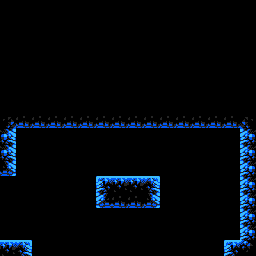

Rendered tile map (Tiled .tmx) drawn with the repository's tilesets; below, a short description and the full map source, tile grids included:
An orthogonal 16x16 tile map with 16x16 px tiles, 1 tile layer (main), 2 tilesets and 2 objects (l_0, b_0).

<map version="1.0" orientation="orthogonal" renderorder="right-down" width="16" height="16" tilewidth="16" tileheight="16" nextobjectid="4">
 <properties>
  <property name="isStart" type="bool" value="true" />
 </properties>
 <tileset firstgid="1" source="corpus.tsx" />
 <tileset firstgid="12097" source="../connectors.tsx" />
 <layer name="main" width="16" height="16">
  <data>
   <tile gid="0" />
   <tile gid="0" />
   <tile gid="0" />
   <tile gid="0" />
   <tile gid="0" />
   <tile gid="0" />
   <tile gid="0" />
   <tile gid="0" />
   <tile gid="0" />
   <tile gid="0" />
   <tile gid="0" />
   <tile gid="0" />
   <tile gid="0" />
   <tile gid="0" />
   <tile gid="0" />
   <tile gid="0" />
   <tile gid="0" />
   <tile gid="0" />
   <tile gid="0" />
   <tile gid="0" />
   <tile gid="0" />
   <tile gid="0" />
   <tile gid="0" />
   <tile gid="0" />
   <tile gid="0" />
   <tile gid="0" />
   <tile gid="0" />
   <tile gid="0" />
   <tile gid="0" />
   <tile gid="0" />
   <tile gid="0" />
   <tile gid="0" />
   <tile gid="0" />
   <tile gid="0" />
   <tile gid="0" />
   <tile gid="0" />
   <tile gid="0" />
   <tile gid="0" />
   <tile gid="0" />
   <tile gid="0" />
   <tile gid="0" />
   <tile gid="0" />
   <tile gid="0" />
   <tile gid="0" />
   <tile gid="0" />
   <tile gid="0" />
   <tile gid="0" />
   <tile gid="0" />
   <tile gid="0" />
   <tile gid="0" />
   <tile gid="0" />
   <tile gid="0" />
   <tile gid="0" />
   <tile gid="0" />
   <tile gid="0" />
   <tile gid="0" />
   <tile gid="0" />
   <tile gid="0" />
   <tile gid="0" />
   <tile gid="0" />
   <tile gid="0" />
   <tile gid="0" />
   <tile gid="0" />
   <tile gid="0" />
   <tile gid="0" />
   <tile gid="0" />
   <tile gid="0" />
   <tile gid="0" />
   <tile gid="0" />
   <tile gid="0" />
   <tile gid="0" />
   <tile gid="0" />
   <tile gid="0" />
   <tile gid="0" />
   <tile gid="0" />
   <tile gid="0" />
   <tile gid="0" />
   <tile gid="0" />
   <tile gid="0" />
   <tile gid="0" />
   <tile gid="0" />
   <tile gid="0" />
   <tile gid="0" />
   <tile gid="0" />
   <tile gid="0" />
   <tile gid="0" />
   <tile gid="0" />
   <tile gid="0" />
   <tile gid="0" />
   <tile gid="0" />
   <tile gid="0" />
   <tile gid="0" />
   <tile gid="0" />
   <tile gid="0" />
   <tile gid="0" />
   <tile gid="0" />
   <tile gid="0" />
   <tile gid="0" />
   <tile gid="0" />
   <tile gid="0" />
   <tile gid="0" />
   <tile gid="0" />
   <tile gid="0" />
   <tile gid="0" />
   <tile gid="0" />
   <tile gid="0" />
   <tile gid="0" />
   <tile gid="0" />
   <tile gid="0" />
   <tile gid="0" />
   <tile gid="0" />
   <tile gid="0" />
   <tile gid="4036" />
   <tile gid="4226" />
   <tile gid="4226" />
   <tile gid="4226" />
   <tile gid="4226" />
   <tile gid="4226" />
   <tile gid="4226" />
   <tile gid="4226" />
   <tile gid="4226" />
   <tile gid="4226" />
   <tile gid="4226" />
   <tile gid="4226" />
   <tile gid="4226" />
   <tile gid="4226" />
   <tile gid="4226" />
   <tile gid="4037" />
   <tile gid="4131" />
   <tile gid="0" />
   <tile gid="0" />
   <tile gid="0" />
   <tile gid="0" />
   <tile gid="0" />
   <tile gid="0" />
   <tile gid="0" />
   <tile gid="0" />
   <tile gid="0" />
   <tile gid="0" />
   <tile gid="0" />
   <tile gid="0" />
   <tile gid="0" />
   <tile gid="0" />
   <tile gid="4129" />
   <tile gid="4131" />
   <tile gid="0" />
   <tile gid="0" />
   <tile gid="0" />
   <tile gid="0" />
   <tile gid="0" />
   <tile gid="0" />
   <tile gid="0" />
   <tile gid="0" />
   <tile gid="0" />
   <tile gid="0" />
   <tile gid="0" />
   <tile gid="0" />
   <tile gid="0" />
   <tile gid="0" />
   <tile gid="4129" />
   <tile gid="4227" />
   <tile gid="0" />
   <tile gid="0" />
   <tile gid="0" />
   <tile gid="0" />
   <tile gid="0" />
   <tile gid="0" />
   <tile gid="0" />
   <tile gid="0" />
   <tile gid="0" />
   <tile gid="0" />
   <tile gid="0" />
   <tile gid="0" />
   <tile gid="0" />
   <tile gid="0" />
   <tile gid="4129" />
   <tile gid="0" />
   <tile gid="0" />
   <tile gid="0" />
   <tile gid="0" />
   <tile gid="0" />
   <tile gid="0" />
   <tile gid="4033" />
   <tile gid="4034" />
   <tile gid="4034" />
   <tile gid="4035" />
   <tile gid="0" />
   <tile gid="0" />
   <tile gid="0" />
   <tile gid="0" />
   <tile gid="0" />
   <tile gid="4129" />
   <tile gid="0" />
   <tile gid="0" />
   <tile gid="0" />
   <tile gid="0" />
   <tile gid="0" />
   <tile gid="0" />
   <tile gid="4225" />
   <tile gid="4226" />
   <tile gid="4226" />
   <tile gid="4227" />
   <tile gid="0" />
   <tile gid="0" />
   <tile gid="0" />
   <tile gid="0" />
   <tile gid="0" />
   <tile gid="4129" />
   <tile gid="0" />
   <tile gid="0" />
   <tile gid="0" />
   <tile gid="0" />
   <tile gid="0" />
   <tile gid="0" />
   <tile gid="0" />
   <tile gid="0" />
   <tile gid="0" />
   <tile gid="0" />
   <tile gid="0" />
   <tile gid="0" />
   <tile gid="0" />
   <tile gid="0" />
   <tile gid="0" />
   <tile gid="4129" />
   <tile gid="0" />
   <tile gid="0" />
   <tile gid="0" />
   <tile gid="0" />
   <tile gid="0" />
   <tile gid="0" />
   <tile gid="0" />
   <tile gid="0" />
   <tile gid="0" />
   <tile gid="0" />
   <tile gid="0" />
   <tile gid="0" />
   <tile gid="0" />
   <tile gid="0" />
   <tile gid="0" />
   <tile gid="4129" />
   <tile gid="4034" />
   <tile gid="4035" />
   <tile gid="0" />
   <tile gid="0" />
   <tile gid="0" />
   <tile gid="0" />
   <tile gid="0" />
   <tile gid="0" />
   <tile gid="0" />
   <tile gid="0" />
   <tile gid="0" />
   <tile gid="0" />
   <tile gid="0" />
   <tile gid="0" />
   <tile gid="4033" />
   <tile gid="4133" />
  </data>
 </layer>
 <objectgroup name="connectors">
  <object id="2" type="l_0" gid="12101" x="0" y="256" width="16" height="16">
   <properties>
    <property name="type" type="int" value="0" />
   </properties>
  </object>
  <object id="3" name="B" type="b_0" gid="12100" x="16" y="256" width="16" height="16">
   <properties>
    <property name="type" type="int" value="0" />
   </properties>
  </object>
 </objectgroup>
</map>
